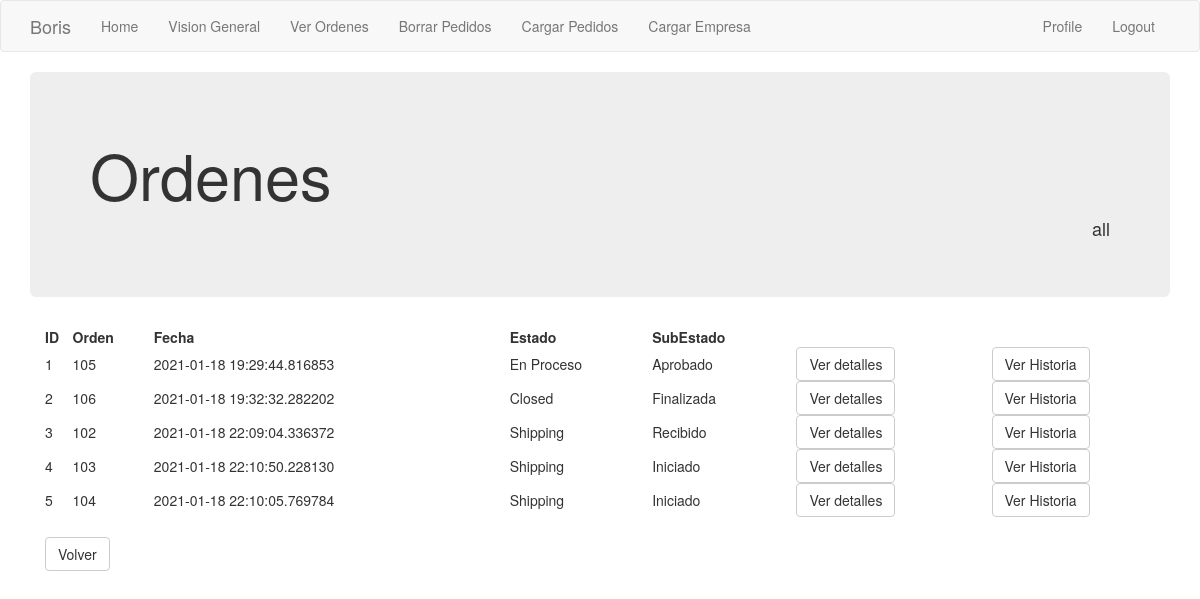
/ordenes/all (signed in), run on an earlier commit of the app's database.
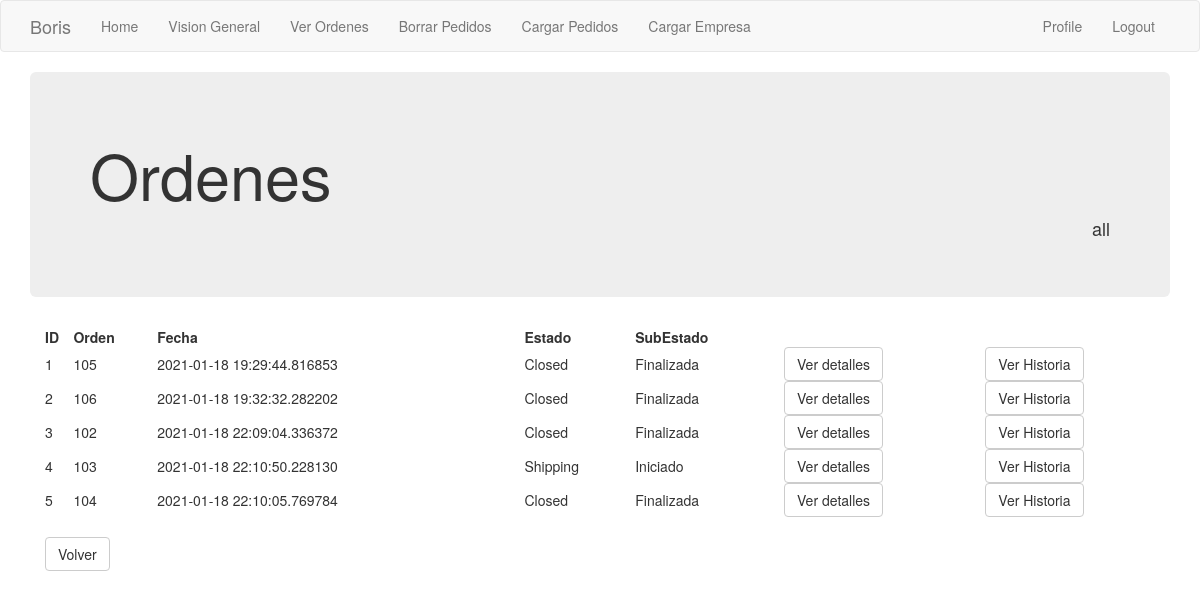
And on a later commit of the database.
### app/models.py (models this page shows, shortened)
class Order_header(db.Model):
    id = db.Column(db.Integer, primary_key=True)
    order_number = db.Column(db.Integer, index=True)
    order_id_anterior = db.Column(db.Integer)
    creation_date = db.Column(db.String(35), index=True)
    last_update_date = db.Column(db.String(35))
    payment_method = db.Column(db.String(10))
    payment_card = db.Column(db.String(10))
    courier_order_id = db.Column(db.String(64), index=True)
    status = db.Column(db.String(15))
    sub_status = db.Column(db.String(15))
    customer_address = db.Column(db.String(64))
    customer_number = db.Column(db.String(10))
    customer_floor = db.Column(db.String(10))
    customer_zipcode = db.Column(db.String(8))
    customer_locality = db.Column(db.String(64))
    customer_city = db.Column(db.String(64))
    customer_province = db.Column(db.String(64))
    customer_country = db.Column(db.String(64))
    detalle = db.relationship('Order_detail', backref='productos', lazy='dynamic')
    transaction = db.relationship('Transaction_log', backref='transaccion', lazy='dynamic')
    customer_id = db.Column(db.Integer, db.ForeignKey('customer.id'))
    store = db.Column(db.Integer, db.ForeignKey('company.store_id'))

### app/main/routes.py (the view)
@bp.route('/ordenes/<estado>', methods=['GET', 'POST'])
@login_required
def ver_ordenes(estado):
    if estado == 'all':
        ordenes =  Order_header.query.filter_by(store=current_user.store).all()
    else :
        ordenes = db.session.query(Order_header).filter((Order_header.store == current_user.store)).filter((Order_header.status == estado))
    return render_template('ordenes.html', title='Ordenes', ordenes=ordenes, estado=estado)

### app/main/routes.py (called while the page is built)
@bp.before_app_request
def before_request():
    if current_user.is_authenticated:
        current_user.last_seen = datetime.utcnow()
        db.session.commit()

### app/models.py (called while the page is built)
@login.user_loader
def load_user(id):
    return User.query.get(int(id))

### app/templates/ordenes.html
{% extends "base.html" %}
{% block app_content %}
<div class='jumbotron'>
    <h1> Ordenes</h1>
    <h4 class="text-right"> {{ estado }}</h4>
</div>
    <div class='container'>
        <table style="width:100%">
            <tr>
                <th>ID</th>
                <th>Orden</th>
                <th>Fecha</th>
                <th>Estado</th>
                <th>SubEstado</th>
                <th></th>
            </tr>
            {% for i in ordenes %}
            <tr>
                <td>{{i['id']}}</td>
                <td>{{i['order_number']}}</td>
                <td>{{i['creation_date']}}</td>
                <td>{{i['status']}}</td>
                <td>{{i['sub_status']}}</td>
                <td><a href="{{ url_for('main.orden', orden_id = i['id']) }}">
                    <button class="btn btn-default"> Ver detalles </button></td>
                <td><a href="{{ url_for('main.historia_orden', orden_id = i['id']) }}">
                    <button class="btn btn-default"> Ver Historia </button></td>
            </tr>
            {% endfor %}
        </table>
        <br>
        <td><a href="{{ url_for('main.vision_general') }}">
            <button class="btn btn-default"> Volver </button></a>
        </td>
    </div>
{% endblock %}

What changed in the data, as far as the page shows it:
changed Order_header id 1: status "En Proceso" → "Closed"; sub_status "Aprobado" → "Finalizada"
changed Order_header id 3: status "Shipping" → "Closed"; sub_status "Recibido" → "Finalizada"
changed Order_header id 5: status "Shipping" → "Closed"; sub_status "Iniciado" → "Finalizada"
